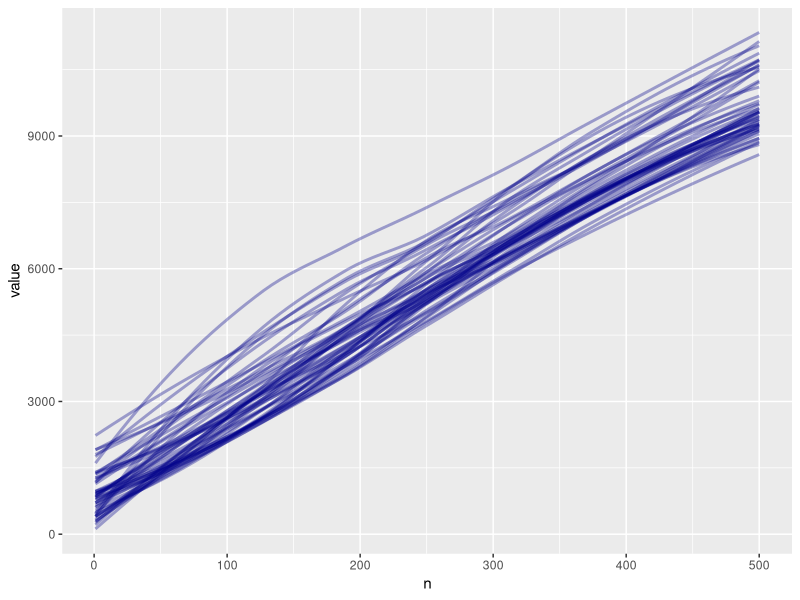

The R source for this figure:
library(ggplot2)
library(reshape)
library(scales)
data <- read.csv("data.csv", header=FALSE)
ggplot(cbind(melt(t(data)), n=1:500), aes(x=n, y=value, group=X2)) + stat_smooth(span=0.1, n=80, se=FALSE, method=loess, colour=alpha("darkblue", 0.35))
